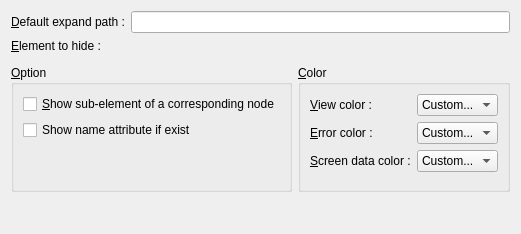
     <widget class="QWidget" name="m_xplPres" >
      <layout class="QVBoxLayout" >
       <item>
        <layout class="QHBoxLayout" >
         <item>
          <widget class="QLabel" name="label_4" >
           <property name="text" >
            <string>&amp;Default expand path :</string>
           </property>
           <property name="buddy" >
            <cstring>m_expandPathLineEdit</cstring>
           </property>
          </widget>
         </item>
         <item>
          <widget class="QLineEdit" name="m_expandPathLineEdit" >
           <property name="whatsThis" >
            <string>This is the path where the view must begin. Generally the first node is the root path (ie. &lt;i>/layout_data&lt;/i>)</string>
           </property>
          </widget>
         </item>
        </layout>
       </item>
       <item>
        <widget class="QLabel" name="label_7" >
         <property name="text" >
          <string>&amp;Element to hide :</string>
         </property>
         <property name="buddy" >
          <cstring>m_hideElementList</cstring>
         </property>
        </widget>
       </item>
       <item>
        <widget class="XinxListWidgetImpl" native="1" name="m_hideElementList" >
         <property name="focusPolicy" >
          <enum>Qt::TabFocus</enum>
         </property>
        </widget>
       </item>
       <item>
        <layout class="QHBoxLayout" >
         <item>
          <widget class="QGroupBox" name="groupBox_2" >
           <property name="title" >
            <string>&amp;Option</string>
           </property>
           <layout class="QVBoxLayout" >
            <item>
             <widget class="QCheckBox" name="m_showSubEltCheckBox" >
              <property name="whatsThis" >
               <string>If checked, when you filter the text, the list show sub-element of node where the filter verify the text.</string>
              </property>
              <property name="text" >
               <string>&amp;Show sub-element of a corresponding node</string>
              </property>
             </widget>
            </item>
            <item>
             <widget class="QCheckBox" name="m_showNameAttributeCheckBox" >
              <property name="whatsThis" >
               <string>&lt;p>If checked the name attribute is added in &lt;i>XPATH&lt;/i> if possible.&lt;/p>

&lt;p>If checked the &lt;i>XPATH&lt;/i> will be as :
&lt;code>VueXXXX[@name='MyName']&lt;/code>&lt;/p></string>
              </property>
              <property name="text" >
               <string>Show name attribute if exist</string>
              </property>
             </widget>
            </item>
            <item>
             <spacer>
              <property name="orientation" >
               <enum>Qt::Vertical</enum>
              </property>
              <property name="sizeHint" stdset="0" >
               <size>
                <width>20</width>
                <height>40</height>
               </size>
              </property>
             </spacer>
            </item>
           </layout>
          </widget>
         </item>
         <item>
          <widget class="QGroupBox" name="groupBox" >
           <property name="title" >
            <string>&amp;Color</string>
           </property>
           <layout class="QFormLayout" name="formLayout_4" >
            <item row="0" column="0" >
             <widget class="QLabel" name="label_8" >
              <property name="text" >
               <string>&amp;View color :</string>
              </property>
              <property name="buddy" >
               <cstring>m_viewColorBox</cstring>
              </property>
             </widget>
            </item>
            <item row="0" column="1" >
             <widget class="KColorCombo" name="m_viewColorBox" >
              <property name="whatsThis" >
               <string>Color of the node of view type (Generally begins by &lt;i>Vue...&lt;/i>)</string>
              </property>
              <item>
               <property name="text" >
                <string>Custom...</string>
               </property>
              </item>
             </widget>
            </item>
            <item row="1" column="0" >
             <widget class="QLabel" name="label_9" >
              <property name="text" >
               <string>&amp;Error color :</string>
              </property>
              <property name="buddy" >
               <cstring>m_errorColorBox</cstring>
              </property>
             </widget>
            </item>
            <item row="1" column="1" >
             <widget class="KColorCombo" name="m_errorColorBox" >
              <property name="whatsThis" >
               <string>Color of a node with a sub-element of name error.</string>
              </property>
              <item>
               <property name="text" >
                <string>Custom...</string>
               </property>
              </item>
             </widget>
            </item>
            <item row="2" column="0" >
             <widget class="QLabel" name="label_12" >
              <property name="text" >
               <string>&amp;Screen data color :</string>
              </property>
              <property name="buddy" >
               <cstring>m_screenColorBox</cstring>
              </property>
             </widget>
            </item>
            <item row="2" column="1" >
             <widget class="KColorCombo" name="m_screenColorBox" >
              <property name="whatsThis" >
               <string>Color of a balise with a &lt;i>screen_data&lt;/i> node.</string>
              </property>
              <item>
               <property name="text" >
                <string>Custom...</string>
               </property>
              </item>
             </widget>
            </item>
           </layout>
          </widget>
         </item>
        </layout>
       </item>
       <item>
        <spacer>
         <property name="orientation" >
          <enum>Qt::Vertical</enum>
         </property>
         <property name="sizeHint" stdset="0" >
          <size>
           <width>20</width>
           <height>31</height>
          </size>
         </property>
        </spacer>
       </item>
      </layout>
     </widget>
